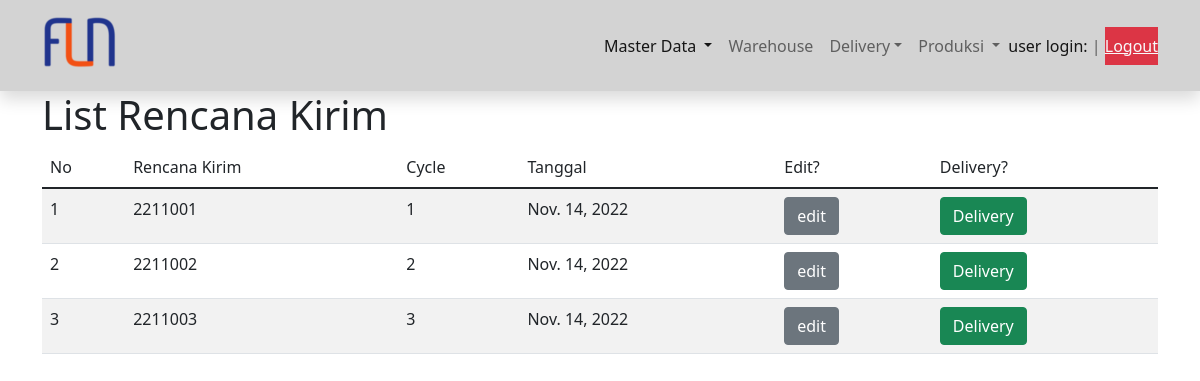
The app's page /delivery/ with its own data.
### scanner/models.py (models this page shows, shortened)
class RencanaKirim(models.Model):
    nomor_sj = models.CharField(max_length=7, unique=True)
    tanggal = models.DateField()
    jam = models.TimeField(null=True, blank=True)
    cycle = models.IntegerField(validators=[MaxValueValidator(20),MinValueValidator(1)])
    class Status(models.TextChoices):
        OPEN = 'Open',_('Open')
        SCANNED = 'Scanned',_('Scanned')
    status = models.CharField(max_length=7, choices=Status.choices, default=Status.OPEN)

### scanner/views.py (the view)
# urls.py: path('delivery/', views.RencanaKirimView.as_view(), name='delivery'),
class RencanaKirimView(ListView):
    model = RencanaKirim
    template_name = 'rencanakirim_listview.html'
    queryset = RencanaKirim.objects.filter(status='Open')

### templates/rencanakirim_listview.html (shortened to what this page needs)
{% extends 'base.html' %}
{% load static %}
{% block content %}
<div class="container">
    <h1>List Rencana Kirim</h1>
    <div>
        <table class="table table-striped table-hover">
            <thead>
                <tr>
                    <td>No</td>
                    <td>Rencana Kirim</td>
                    <td>Cycle</td>
                    <td>Tanggal</td>
                    <td>Edit?</td>
                    <td>Delivery?</td>
                </tr>
            </thead>
            <tbody>
                {% for rk in object_list %}
                    <tr>
                        <td>{{ forloop.counter }}</td>
                        <td>{{ rk.nomor_sj }}</td>
                        <td>{{ rk.cycle }}</td>
                        <td>{{ rk.tanggal }}</td>
                        <td><a type="button" href="{% url 'update_rencana_kirim' %}{{ rk.id }}" class="btn btn-secondary">edit</a></td>
                        <td><a type="button" href="{% url 'delivery' %}{{ rk.id }}" class="btn btn-success">Delivery</a> </td>
                    </tr>
                {% endfor %}
            </tbody>
        </table>
    </div>
</div>
{% endblock content %}

### records on screen
RencanaKirim: nomor_sj "2211001", cycle "1", tanggal "Nov. 14, 2022"
RencanaKirim: nomor_sj "2211002", cycle "2", tanggal "Nov. 14, 2022"
RencanaKirim: nomor_sj "2211003", cycle "3", tanggal "Nov. 14, 2022"
